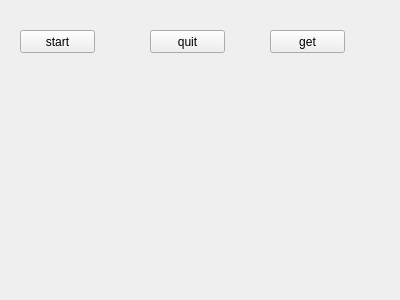
<?xml version="1.0" encoding="UTF-8"?>
<ui version="4.0">
 <class>MainWindow</class>
 <widget class="QMainWindow" name="MainWindow">
  <property name="geometry">
   <rect>
    <x>0</x>
    <y>0</y>
    <width>400</width>
    <height>300</height>
   </rect>
  </property>
  <property name="windowTitle">
   <string>MainWindow</string>
  </property>
  <widget class="QWidget" name="centralWidget">
   <widget class="QPushButton" name="pushButton">
    <property name="geometry">
     <rect>
      <x>20</x>
      <y>30</y>
      <width>75</width>
      <height>23</height>
     </rect>
    </property>
    <property name="text">
     <string>start</string>
    </property>
   </widget>
   <widget class="QPushButton" name="pushButton_2">
    <property name="geometry">
     <rect>
      <x>150</x>
      <y>30</y>
      <width>75</width>
      <height>23</height>
     </rect>
    </property>
    <property name="text">
     <string>quit</string>
    </property>
   </widget>
   <widget class="QPushButton" name="pushButton_3">
    <property name="geometry">
     <rect>
      <x>270</x>
      <y>30</y>
      <width>75</width>
      <height>23</height>
     </rect>
    </property>
    <property name="text">
     <string>get</string>
    </property>
   </widget>
  </widget>
 </widget>
 <layoutdefault spacing="6" margin="11"/>
 <resources/>
 <connections/>
</ui>
